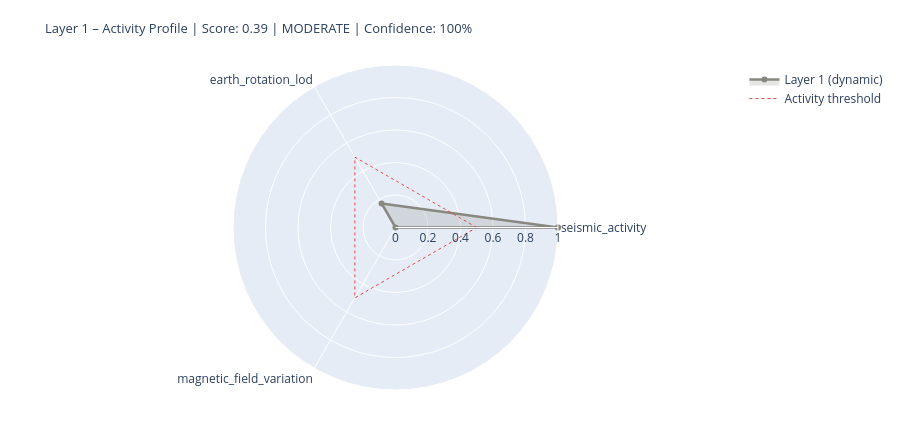

Here is the notebook cell this chart was saved with:
### Markdown cell above
---
## 5. State Assessment & Handoff to Layer 2

### Code cell
# ============================================================
# LAYER 1 SCORE
# Three dynamic components only (conductivity = static baseline)
# ============================================================

def norm(v, lo, hi):
    if v is None: return None
    return max(0.0, min(1.0, (v - lo) / (hi - lo)))

# --- Seismic Activity ---
seis_score_val = None
seis_source    = 'missing'
if df_seis is not None and not df_seis.empty:
    n_events = len(df_seis)
    max_mag  = df_seis['mag'].max()
    n_strong = (df_seis['mag'] >= 6.0).sum()
    seis_score_val = norm(n_events * 0.5 + max_mag * 5 + n_strong * 10, 0, 120)
    seis_source = 'primary'

# --- Earth Rotation (LOD anomaly) ---
lod_score_val = None
lod_now       = None
lod_source    = 'missing'
if df_iers is not None and lod_col:
    lod_now       = float(df_iers[lod_col].iloc[-1])
    lod_score_val = norm(abs(lod_now), 0, 3.0)
    lod_source    = 'primary'
elif raw.get('iers_synthetic_lod') is not None:
    lod_now       = raw['iers_synthetic_lod']
    lod_score_val = norm(abs(lod_now), 0, 3.0)
    lod_source    = 'estimated_seasonal'
    print(f'  LOD estimate: {lod_now:+.3f} ms  [estimated_seasonal]')

# --- Magnetic Field Variation (Kp as dynamic proxy) ---
mag_score_val = None
kp_val        = None
mag_source    = 'missing'
if df_geomag is not None and not df_geomag.empty:
    kp_val        = float(df_geomag['kp'].iloc[-1])
    mag_score_val = norm(kp_val, 0, 9)
    mag_source    = 'primary'
elif layer0 and layer0.get('raw_values', {}).get('Kp_index', {}).get('value') is not None:
    kp_val        = layer0['raw_values']['Kp_index']['value']
    mag_score_val = norm(kp_val, 0, 9)
    mag_source    = 'from_layer0'

# --- Conductivity Baseline (static – not in dynamic score) ---
ocean_fraction = 0.71
leitf_baseline = {
    'ocean_surface_fraction': ocean_fraction,
    'ocean_conductivity_Sm':  CONSTANTS['conductivity_ocean_Sm'],
    'role': 'stable_boundary_condition',
}

# --- Assemble (dynamic components only) ---
COMPONENTS = {
    'seismic_activity':        {'score': seis_score_val, 'source': seis_source, 'dynamic': True},
    'earth_rotation_lod':      {'score': lod_score_val,  'source': lod_source,  'dynamic': True},
    'magnetic_field_variation': {'score': mag_score_val,  'source': mag_source,  'dynamic': True},
}

available   = {k: v['score'] for k, v in COMPONENTS.items() if v['score'] is not None}
unavailable = [k for k, v in COMPONENTS.items() if v['score'] is None]
layer1_score = round(sum(available.values()) / len(available), 4) if available else None
confidence   = round(len(available) / len(COMPONENTS), 2)
level = ('unknown'  if layer1_score is None
         else 'calm'     if layer1_score < 0.3
         else 'moderate' if layer1_score < 0.6
         else 'active')

# Console output
W = 64
print('=' * W)
print('LAYER 1 – PLANETARY BODY – STATE ASSESSMENT')
print('=' * W)
for name, comp in COMPONENTS.items():
    s = comp['score']
    if s is not None:
        bar = '█' * int(s * 20) + '░' * (20 - int(s * 20))
        print(f'  {name:<34} {bar}  {s:.2f}  [{comp["source"]}]')
    else:
        print(f'  {name:<34} {"─" * 20}  n/a   [missing]')
print(f'  {"Conductivity (Baseline)":<34} {"─" * 20}  static [boundary_condition]')
print('-' * W)
print(f'  Score (dynamic):  {layer1_score:.3f}  ({len(available)}/{len(COMPONENTS)} components)')
print(f'  Confidence:       {confidence:.0%}')
print(f'  Level:            {level.upper()}')
if layer0:
    print(f'  Layer-0 input:    {layer0["level"].upper()} | Driver: {layer0["dominant_driver"]}')
print('=' * W)

# Radar chart
cats   = list(available.keys())
vals_r = list(available.values())
if len(cats) >= 3:
    fig = go.Figure()
    fig.add_trace(go.Scatterpolar(
        r=vals_r + [vals_r[0]], theta=cats + [cats[0]],
        fill='toself', fillcolor='rgba(136,135,128,0.22)',
        line=dict(color='#888780', width=2.5), name='Layer 1 (dynamic)'
    ))
    fig.add_trace(go.Scatterpolar(
        r=[0.5] * (len(cats)+1), theta=cats + [cats[0]],
        line=dict(color='#E24B4A', dash='dot', width=1),
        mode='lines', name='Activity threshold'
    ))
    fig.update_layout(
        title=dict(
            text=f'Layer 1 – Activity Profile | Score: {layer1_score:.2f} | {level.upper()} | Confidence: {confidence:.0%}',
            font=dict(size=13)),
        polar=dict(radialaxis=dict(visible=True, range=[0, 1])),
        height=430, showlegend=True,
        margin=dict(l=60, r=60, t=65, b=40)
    )
    fig.show()

### Figure 1 — Plotly figure (JSON) as saved in the notebook; plotly's stock layout.template omitted (floating-point values rounded to 4 significant figures)
{"data": [{"fill": "toself", "fillcolor": "rgba(136,135,128,0.22)", "line": {"color": "#888780", "width": 2.5}, "name": "Layer 1 (dynamic)", "r": [1.0, 0.1711, 0.0, 1.0], "theta": ["seismic_activity", "earth_rotation_lod", "magnetic_field_variation", "seismic_activity"], "type": "scatterpolar"}, {"line": {"color": "#E24B4A", "dash": "dot", "width": 1}, "mode": "lines", "name": "Activity threshold", "r": [0.5, 0.5, 0.5, 0.5], "theta": ["seismic_activity", "earth_rotation_lod", "magnetic_field_variation", "seismic_activity"], "type": "scatterpolar"}], "layout": {"height": 430, "margin": {"b": 40, "l": 60, "r": 60, "t": 65}, "polar": {"radialaxis": {"range": [0, 1], "visible": true}}, "showlegend": true, "title": {"font": {"size": 13}, "text": "Layer 1 – Activity Profile | Score: 0.39 | MODERATE | Confidence: 100%"}}}
